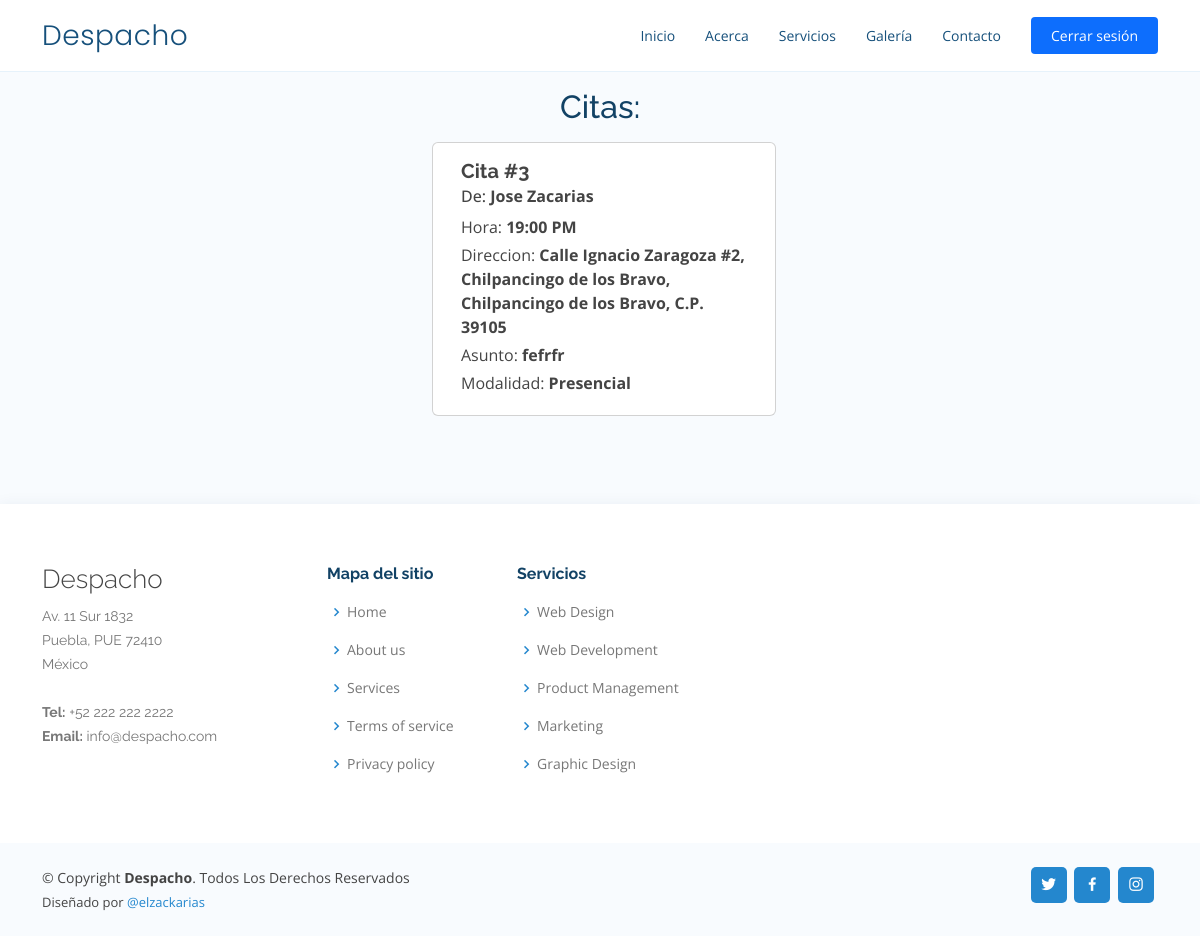
/showAppoints.php (signed in), run on the app's committed database.
### tables this page shows
CREATE TABLE `appointments` (
  `id` int NOT NULL,
  `user_id` int NOT NULL,
  `date_start` datetime NOT NULL,
  `subject` text NOT NULL,
  `mode` varchar(100) NOT NULL
);

CREATE TABLE `users` (
  `id` int NOT NULL,
  `firstname` varchar(100) NOT NULL,
  `lastname` varchar(100) NOT NULL,
  `alias` varchar(50) DEFAULT NULL,
  `email` varchar(90) NOT NULL,
  `cellphone` varchar(10) NOT NULL,
  `telephone` varchar(10) NOT NULL,
  `user` varchar(50) NOT NULL,
  `password` varchar(120) NOT NULL,
  `role` tinyint(1) NOT NULL DEFAULT '0',
  `token` varchar(200) DEFAULT NULL
);

CREATE TABLE `addresses` (
  `id` int NOT NULL,
  `user_id` int NOT NULL,
  `street` varchar(100) NOT NULL,
  `colony` varchar(80) NOT NULL,
  `city` varchar(100) NOT NULL,
  `zipcode` int NOT NULL
);

### lib/funcs.php (called while the page is built, shortened)
<?php
function getUser($id){
   include 'lib/config.php';
   $q = mysqli_query($connect,"SELECT firstname,lastname FROM users WHERE id = '$id'");
   $data = mysqli_fetch_assoc($q);
   return $data['firstname'].' '.$data['lastname'];
}
function getAddress($uid){
   include 'lib/config.php';
   $query = mysqli_query($connect,"SELECT * FROM addresses WHERE user_id = '$uid'");
   while($data = mysqli_fetch_assoc($query)){
      $arr = array(
         "street" => $data['street'],
         "colony" => $data['colony'],
         "city" => $data['city'],
         "zipcode" => $data['zipcode']
      );
   }
   return $arr;
}
?>

### showAppoints.php (the view, shortened to what this page needs)
<?php
include 'lib/config.php';
include 'components/navbar.php';
include 'components/footer.php';
include 'lib/funcs.php';
$dia = date('Y-m-d H:i:s');
$q = mysqli_query($connect,"SELECT * FROM appointments WHERE DATE_FORMAT(date_start, '%Y-%m-%d %H:%i:%s') >= '$dia'");
?>
<!DOCTYPE html>
<html lang="es">
<head>
    <link href="assets/vendor/aos/aos.css" rel="stylesheet">
    <link href="assets/vendor/bootstrap/css/bootstrap.min.css" rel="stylesheet">
    <link href="assets/vendor/bootstrap-icons/bootstrap-icons.css" rel="stylesheet">
    <link href="assets/vendor/boxicons/css/boxicons.min.css" rel="stylesheet">
    <link href="assets/vendor/glightbox/css/glightbox.min.css" rel="stylesheet">
    <link href="assets/vendor/remixicon/remixicon.css" rel="stylesheet">
    <link href="assets/vendor/swiper/swiper-bundle.min.css" rel="stylesheet">
    <link rel="stylesheet" href="assets/vendor/sweetalert2/sweetalert2.css">
    <link href="assets/css/style.css" rel="stylesheet">
</head>
<body>
    <?= navbar_logged(); ?>
    <section id="contact" class="contact section-bg">
        <div class="container">
            <div class="section-title mt-2 pb-0">
                <h2 style="text-transform:none !important;font-weight:500;margin-bottom: 0px;">Citas:</h2>
            </div>
            <div class="row justify-content-center mt-3">
                <?php
                while ($datos = mysqli_fetch_assoc($q)) {
                    $hora = strtotime($datos['date_start']);
                ?>
                    <div class="card mb-2 ms-2" style="width: 21.5rem;">
                        <div class="card-body">
                            <h5 class="card-title"><b>Cita #<?= $datos['id']?></b></h5>
                            <h6 class="card-subtitle mb-2 text-body-secondary" style="font-family: Open Sans, sans-serif !important;">De: <b><?= getUser($datos['user_id']) ?></b></h6>
                            <p class="card-text mb-1">Hora: <b><?= date('H:i',$hora) ?> PM</b></p>
                            <?php
                                if($datos['mode'] == 'onsite'){
                                $dir = getAddress($datos['user_id']);
                            ?>
                            <p class="card-text mb-1">Direccion: <b><?php echo 'Calle '.$dir['street'].', '.$dir['colony'].', '.$dir['city'].', C.P. '.$dir['zipcode']; ?></b></p>
                            <?php
                                }
                            ?>
                            <p class="card-text mb-1">Asunto: <b><?= $datos['subject'] ?></b> </p>
                            <p class="card-text mb-1">Modalidad: <b><?= $datos['mode'] == 'onsite' ? 'Presencial' : 'En línea' ?></b> </p>
                        </div>
                    </div>
                <?php } ?>
            </div>
        </div>
    </section>
    <?= footer(); ?>
</body>
</html>

### assets/css/style.css (style rules this page uses)
body { font-family: "Open Sans", sans-serif; color: #444444; }
h1, h2, h3, h4, h5, h6 { font-family: "Raleway", sans-serif; }
section { padding: 80px 0; overflow: hidden; }
.section-bg { background-color: #f8fbfe; }
.section-title { text-align: center; padding-bottom: 30px; }
.section-title h2 { font-size: 32px; font-weight: bold; text-transform: uppercase; margin-bottom: 20px; padding-bottom: 0; color: #124265; }

### data on the page
appointments: id "3", user.lastname "Jose Zacarias", date_start "19:00", addresses.street "Ignacio Zaragoza #2", addresses.colony "Chilpancingo de los Bravo", addresses.city "Chilpancingo de los Bravo", addresses.zipcode "39105", subject "fefrfr", mode "Presencial"
